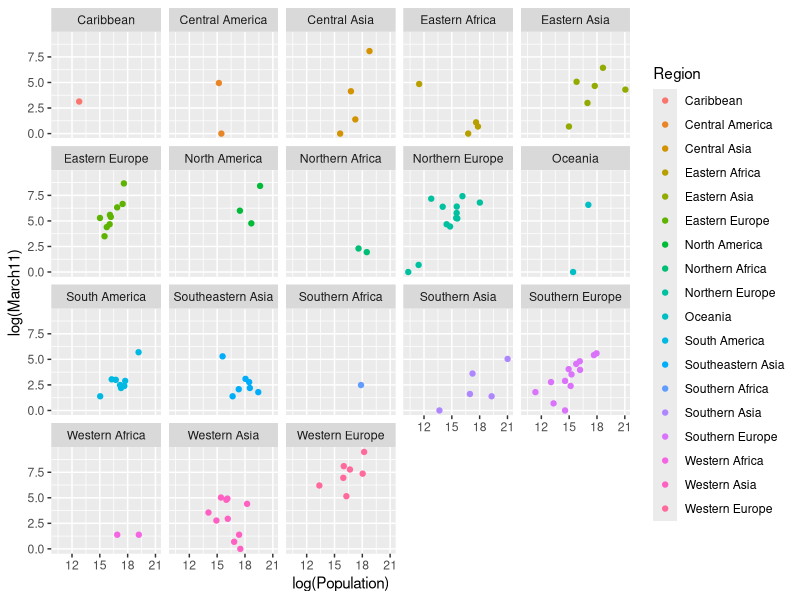
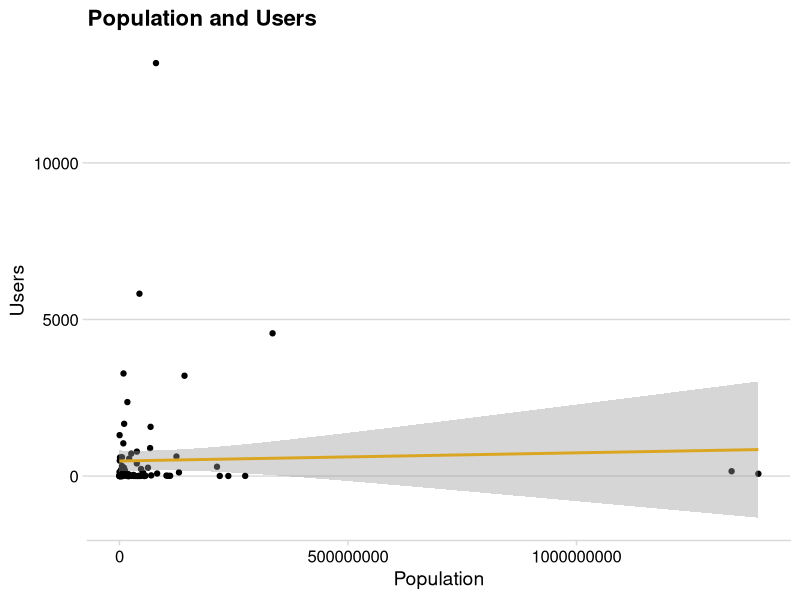
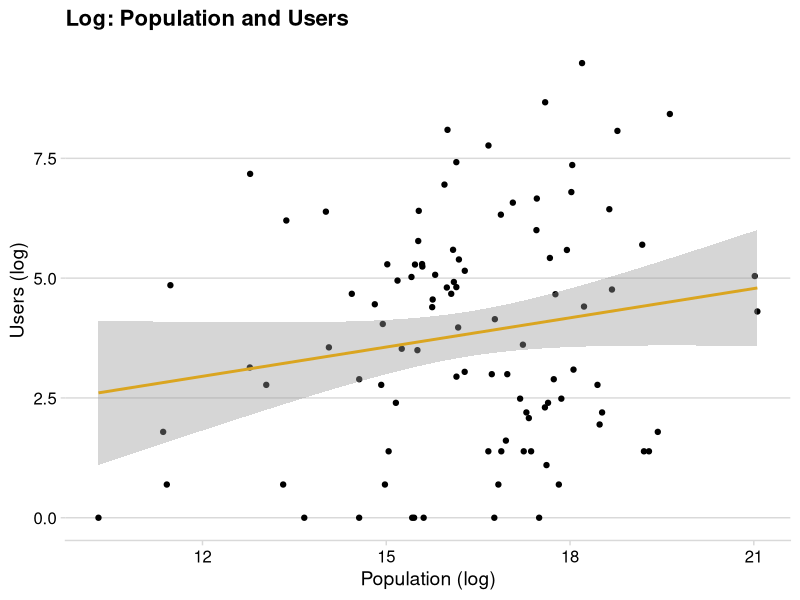

Here is the R script that generated these plots, in order:
## ---- chunk 1
knitr::opts_chunk$set(echo = FALSE)

library(tidyverse)
library(dplyr)
library(ggplot2)
library(broom)
library(here)
## ---- chunk 2
#load the data
ddos <- read_csv("./data/cumulative_observations.csv")
#summarize the data
options(scipen = 999)
summary(ddos)
## ---- chunk 3
#load the data
ddos <- read_csv("./data/active_observations.csv")
#assign column names to represent variables accurately
colnames(ddos) <- c("Country", "Population", "Region", "March2", "March3", "March4", "March5", "March6", "March7", "March8", "March9", "March10", "March11")
#summarize the data
options(scipen = 999)
head(ddos)
## ---- chunk 4
sum(ddos$March2)
sum(ddos$March11)
## ---- chunk 5
#create plot
ggplot(ddos, aes(x = log(Population), y = log(March11), color = Region)) +
  geom_point () +
  facet_wrap("Region")
## ---- chunk 6

ddos_final <- read_csv("data/cumulative_observations.csv")
ddos_df <- ddos_final %>% 
  select(c(Population, Users))
## ---- chunk 7
library(cowplot)
gg1 <- ggplot(ddos_df, aes(x=Population, y=Users)) +
   geom_point() +
   geom_smooth(method=lm,se=TRUE,fullrange=TRUE,color="goldenrod") +
   labs(title= "Population and Users",
        x= "Population",
        y = "Users") +
    theme_minimal_hgrid()
gg1

## ---- chunk 8
gg1b <- ggplot(ddos_df, aes(x=log(Population), y=log(Users))) +
  geom_point() +
  geom_smooth(method=lm,se=TRUE,fullrange=TRUE,color="goldenrod") +
   labs(title= "Log: Population and Users",
        x= "Population (log)",
        y = "Users (log)") +
   theme_minimal_hgrid()

gg1b
